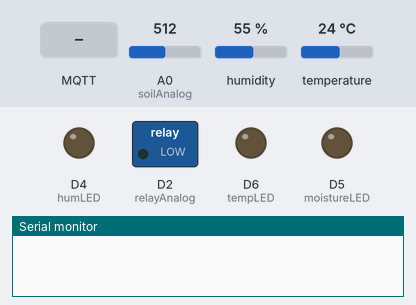
A sketch run on a simulated ESP8266 (NodeMCU). Shown: switched loads named in the sketch (green lamp = pin HIGH), output pins drawn as LEDs (lit = HIGH), the last lines printed to the serial monitor. Dashed ring = blinking. The inputs (shaded band) are chosen by the test bench; at power-on: A0 (soilAnalog) = 512, humidity 55 %, temperature 24 °C. WiFi joins after 1.5 s; servers stay silent unless stated; random numbers use the default seed unless the sketch sets one; no MQTT or app messages arrive unless stated.

Above: at 0.0 s.
At 2.7 s:
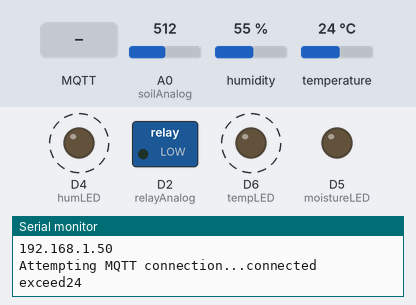
2.8 s: MQTT message "1" arrives on the first subscribed topic
6.7 s: MQTT message "on" arrives on the first subscribed topic
10.2 s: MQTT message "off" arrives on the first subscribed topic
Timing chart, 0 to 19.7 s (numbered marks = the images above; inputs shaded):
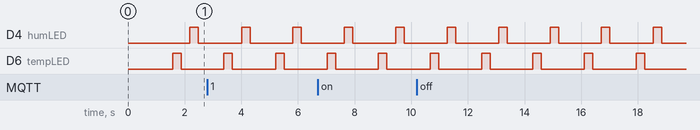

Measured:
- by itself, D4 (humLED), D6 (tempLED): alternates HIGH for 0.30 s and LOW for 1.5 s

The sketch:

group7_Node_MCU.ino
```cpp
/*Header Files*/
#include "Def.h"
#include "Var.h"

/*Variables*/
int temperature;
int humidity;
int soilMoisture;
int moisturePercentage;

/*Variables*/
int temperatureLowerLimit;
int temperatureUpperLimit;
int humidityLowerLimit;
int humidityUpperLimit;
int waterLowerLimit;
boolean motorSwitch = false;
boolean motorAutoMode = false;

#define DhtType DHT11
DHT dht(D1,DhtType); // initial DHT sensor

const char* ssid = "SLT FIBER";         //Your Wifi router name
const char* password = "0112747861";    //your wifi password

const char* mqtt_server = "test.mosquitto.org";
const char* outTopic = "ENTC/EN2560/out/zeagro";
const char* inTopic = "ENTC/EN2560/in/zeagro";

/*Requirments for ESp8266*/
WiFiClient espClient;
PubSubClient client(espClient);
unsigned long lastMsg = 0;
#define MSG_BUFFER_SIZE	(100)
char msg[MSG_BUFFER_SIZE];
int value = 0;

void setup_wifi() {
  delay(10);
  Serial.println();
  Serial.print("Connecting to ");
  Serial.println(ssid);

  WiFi.mode(WIFI_STA);
  WiFi.begin(ssid, password);

  while (WiFi.status() != WL_CONNECTED) {
    delay(500);
    Serial.print(".");
  }

  randomSeed(micros());

  Serial.println("");
  Serial.println("WiFi connected");
  Serial.println("IP address: ");
  Serial.println(WiFi.localIP());
}

void callback(char* topic, byte* payload, unsigned int length) {
  Serial.print("Message arrived [");
  Serial.print(topic);
  Serial.print("] ");

  /*Reading incoming message*/
  for (int i = 0; i < length; i++) {
    Serial.print((char)payload[i]);
  }

  Serial.println();

  /*Convert incoming message to JSON*/

  DynamicJsonDocument doc(1024);
  deserializeJson(doc, payload);

/*Assigning incoming values from user*/
  temperatureLowerLimit = doc["tL"];
  temperatureUpperLimit = doc["tU"];
  humidityLowerLimit = doc["hL"];
  humidityUpperLimit = doc["hU"];
  waterLowerLimit = doc["wL"];
  motorSwitch = doc["mS"];
  motorAutoMode = doc["mA"];

}

void reconnect() {
  // Loop until we're reconnected
  while (!client.connected()) {
    Serial.print("Attempting MQTT connection...");
    // Create a random client ID
    String clientId = "ESP8266Client-";
    clientId += String(random(0xffff), HEX);
    // Attempt to connect
    if (client.connect(clientId.c_str())) {
      Serial.println("connected");
      client.subscribe(inTopic);
    } else {
      Serial.print("failed, rc=");
      Serial.print(client.state());
      Serial.println(" try again in 5 seconds");
      delay(5000);                                // Wait 5 seconds before retrying
    }
  }
}

void setup() {
  pinMode(temHumDigital,INPUT);
  pinMode(soilAnalog,INPUT);
  pinMode(relayAnalog,OUTPUT);
  pinMode(tempLED,OUTPUT);
  pinMode(humLED,OUTPUT);
  pinMode(moistureLED,OUTPUT);
  Serial.begin(115200);
  dht.begin();
  setup_wifi();
  client.setServer(mqtt_server, 1883);
  client.setCallback(callback);
}

void loop() {

  if (!client.connected()) {
    reconnect();
  }
  client.loop();

/*Reading Sensor Values*/
  temperature = readSensorTemperature(temperatureLowerLimit,temperatureUpperLimit);
  humidity = readSensorHumidity(humidityLowerLimit,humidityUpperLimit);
  delay(100);
  soilMoisture = readSensorWaterLevel(waterLowerLimit, motorAutoMode, motorSwitch);
  moisturePercentage = (100 - ((soilMoisture/1023.00)*100));// put your main code here, to run repeatedly
  delay(100);

/*Creating outgoing message*/
  String message = "{\"temp\": "+String(temperature)+",\"hum\": "+String(humidity)+",\"water\": "+String(80)+"}";

/*Sending message*/
  unsigned long now = millis();
  if (now - lastMsg > 5000) {
    lastMsg = now;
    snprintf (msg, MSG_BUFFER_SIZE,message.c_str());
    Serial.print("Publish message: ");
    Serial.println(msg);
    client.publish(outTopic,msg);
  }
}

/*Reaading water level*/
int readSensorWaterLevel(int lowerLimit, boolean isAutoMode, boolean isSwitch) {
  int soilVal = analogRead(soilAnalog);
  float moisturePercentage = (100 - ((soilVal/1023.00)*100));
  delay(100);

/*Set warning outputs*/
  if((lowerLimit > moisturePercentage && isAutoMode==1) || isSwitch==1){
    digitalWrite(relayAnalog,HIGH);  //relay analog pin high
    digitalWrite(moistureLED,HIGH);
    delay(300);
  }
  else{
    digitalWrite(relayAnalog,LOW);
    digitalWrite(moistureLED,LOW);
    delay(300);
  }
  return soilVal;
}

/*Reading temperature*/
int readSensorTemperature(int lowerLimit, int upperLimit) {
  int temp = dht.readTemperature();

/*Set warning outputs*/
  if (lowerLimit > temp || temp > upperLimit){
    digitalWrite(tempLED,HIGH);
    delay(300);
    digitalWrite(tempLED,LOW);
    delay(300);
    Serial.println("exceed"+String(temp));
  }
  else{
    digitalWrite(tempLED,LOW);
    delay(300);
    Serial.println("normal"+String(temp));
  }
  return temp;

}

/*Reading humidity*/
int readSensorHumidity(int lowerLimit, int upperLimit){
  int hum = dht.readHumidity();

/*Set warning outputs*/
  if (lowerLimit < hum && hum < upperLimit){
    digitalWrite(humLED,LOW);
    delay(300);
  }
  else{
    digitalWrite(humLED,HIGH);
    delay(300);
    digitalWrite(humLED,LOW);
    delay(300);
  }
  return hum;
}
```

Def.h
```cpp
#include <ArduinoJson.h>
#include <Adafruit_Sensor.h>
#include <DHT.h>
#include <DHT_U.h>
#include <ESP8266WiFi.h>
#include <PubSubClient.h>
```

Var.h
```cpp
#define temHumDigital D1 // DHT11 sensor digital pino
#define soilAnalog A0  // soil moisture sensor analog pin
#define relayAnalog D2 // relay module analog pin

#define tempLED D6 // temperature indicate LED bulb
#define humLED D4// humidity indicate LED
#define moistureLED D5// moisture indicate LED
```
